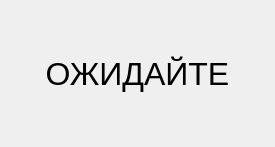
<?xml version="1.0" encoding="UTF-8"?>
<ui version="4.0">
 <class>WaitWidget</class>
 <widget class="QWidget" name="WaitWidget">
  <property name="geometry">
   <rect>
    <x>0</x>
    <y>0</y>
    <width>275</width>
    <height>147</height>
   </rect>
  </property>
  <property name="windowTitle">
   <string>Form</string>
  </property>
  <layout class="QGridLayout" name="gridLayout">
   <item row="0" column="0">
    <widget class="QLabel" name="label">
     <property name="font">
      <font>
       <pointsize>24</pointsize>
      </font>
     </property>
     <property name="text">
      <string>ОЖИДАЙТЕ</string>
     </property>
     <property name="alignment">
      <set>Qt::AlignCenter</set>
     </property>
    </widget>
   </item>
  </layout>
 </widget>
 <resources/>
 <connections/>
</ui>
